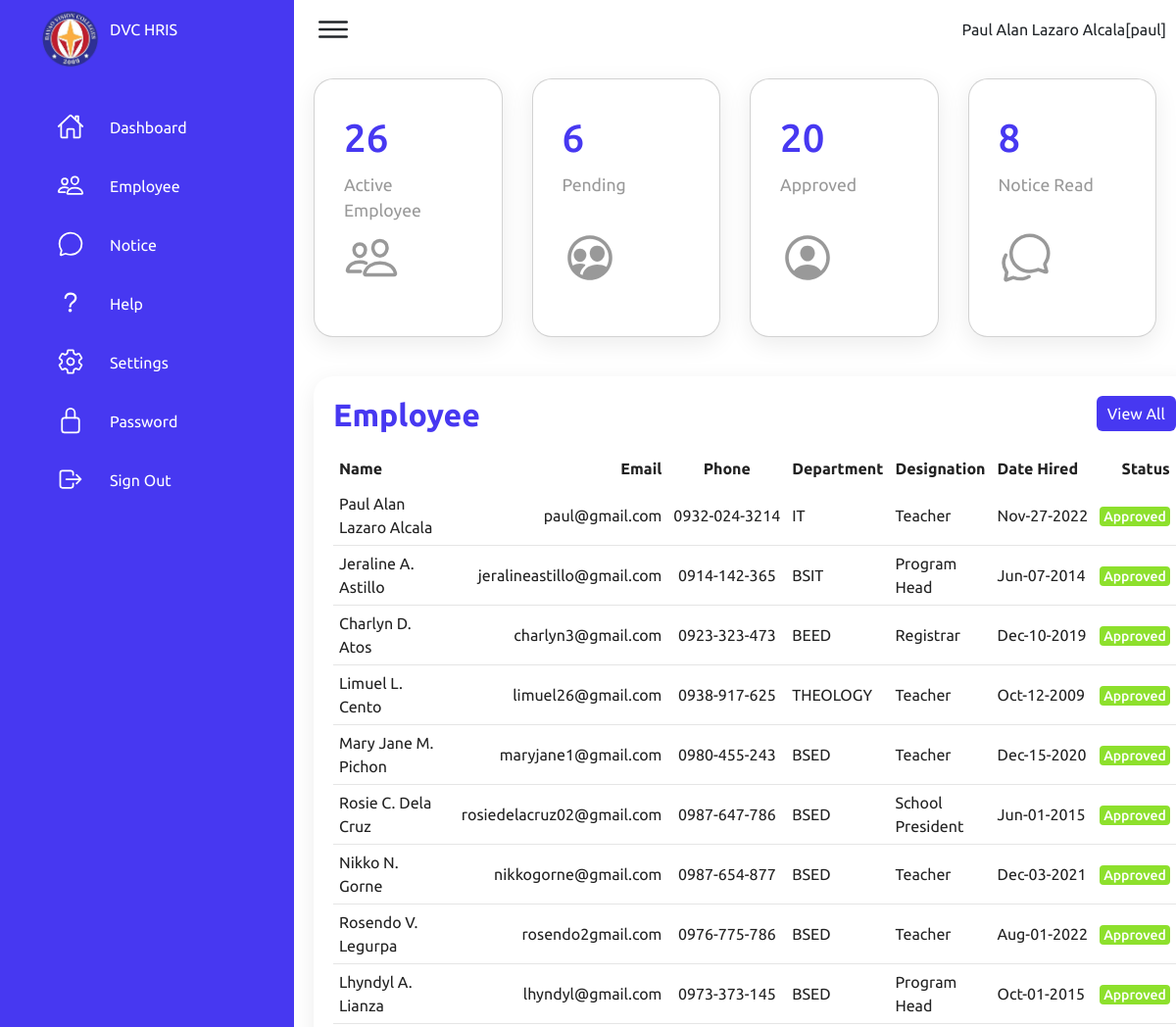
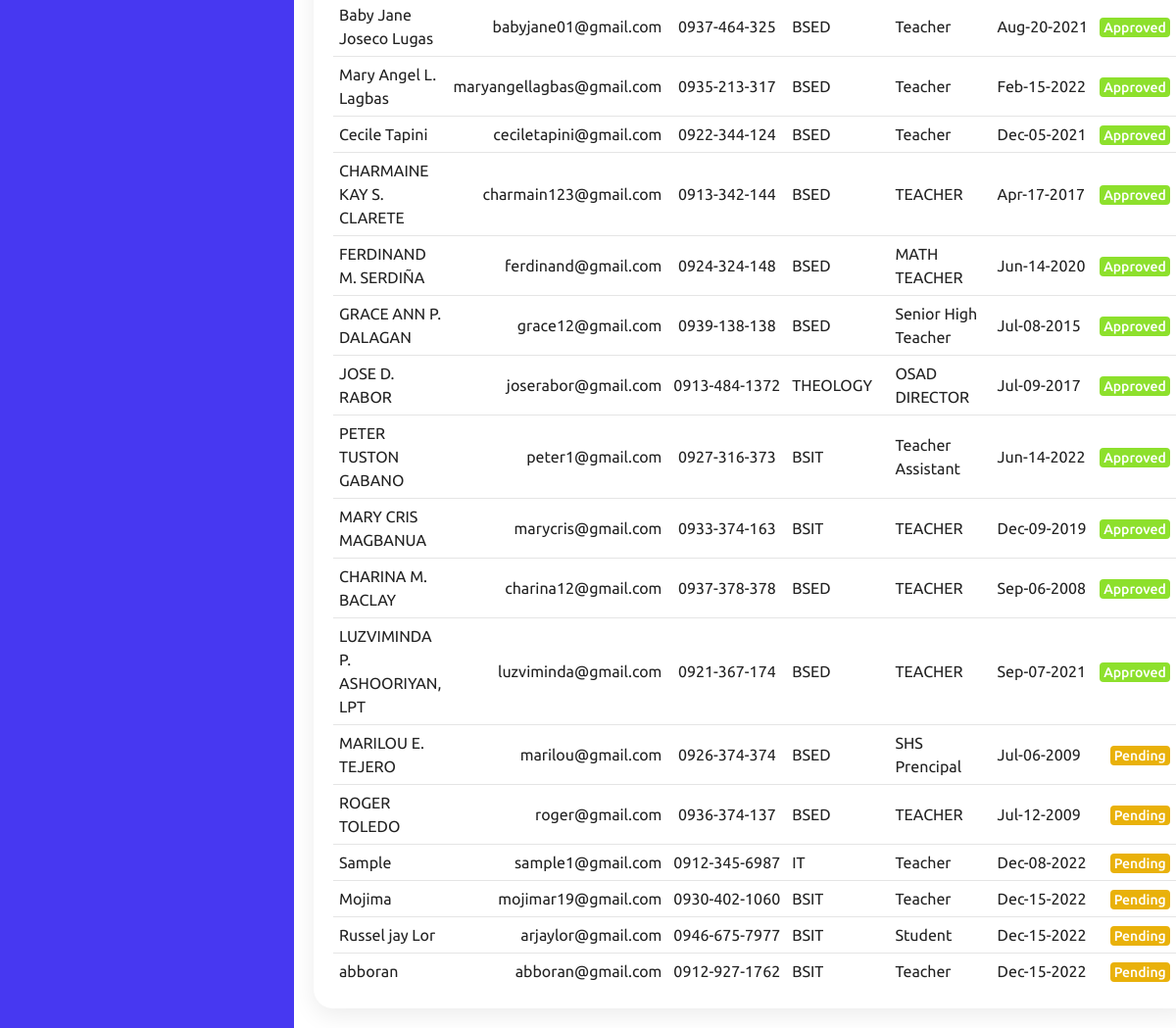
Page / (signed in) on the committed database (2 pictures, top to bottom).
### tables this page shows
CREATE TABLE `user_table` (
  `id` int(10) NOT NULL,
  `user_type` int(10) NOT NULL,
  `fullname` text NOT NULL,
  `email` varchar(40) NOT NULL,
  `user_name` varchar(20) NOT NULL,
  `password` varchar(20) NOT NULL,
  `birthday` date NOT NULL,
  `date_employed` date NOT NULL,
  `educ_attainment` text NOT NULL,
  `employment_record` text NOT NULL,
  `gender` varchar(10) NOT NULL,
  `status` int(10) NOT NULL,
  `archive` int(10) NOT NULL,
  `phone_number` varchar(13) NOT NULL,
  `department` varchar(20) NOT NULL,
  `designation` varchar(20) NOT NULL
);

### countemployee.php (called while the page is built)
<?php
                        include "connect.php";
                        $sql = "SELECT * FROM  user_table WHERE user_type = 1 AND archive = 0 ";
                        if ($result = mysqli_query($conn, $sql)) {
                            $rowcount = mysqli_num_rows($result);
                         }
                         $sql1 = "SELECT * FROM  user_table WHERE user_type = 1 AND archive = 0 AND status= 0";
                         if ($result1 = mysqli_query($conn, $sql1)) {
                             $rowcount1 = mysqli_num_rows($result1);
                          }
                          $sql2 = "SELECT * FROM  user_table WHERE user_type = 1 AND archive = 0 AND status= 1";
                          if ($result2= mysqli_query($conn, $sql2)) {
                              $rowcount2 = mysqli_num_rows($result2);
                           }
                           $sql3 = "SELECT * FROM  notice_table WHERE archive = 0";
                           if ($result3= mysqli_query($conn, $sql3)) {
                               $rowcount3 = mysqli_num_rows($result3);
                            }
                        ?>

### index.php (the view, shortened to what this page needs)
<!DOCTYPE html>
<html lang="en">
<head>
    <link rel="stylesheet" href="assets/css/style.css">
    <link href="https://cdn.jsdelivr.net/npm/bootstrap@5.2.3/dist/css/bootstrap.min.css" rel="stylesheet">
</head>
<body>
<?php include 'navigation.php';?>
        <div class="main">
        <?php
        include 'topbar.php';
        ?>
            <div class="cardBox">
                <div class="card">
                    <div>
                        <?php
                        include "countemployee.php";
                        ?>
                        <div class="numbers"><?php echo  $rowcount; ?></div>
                        <div class="cardName">Active Employee</div>
                    </div>
                    <div class="iconBx">
                        <ion-icon name="people-outline"></ion-icon>
                    </div>
                </div>
                <div class="card">
                    <div>
                        <div class="numbers"><?php echo  $rowcount1; ?></div>
                        <div class="cardName">Pending</div>
                    </div>
                    <div class="iconBx">
                        <ion-icon name="people-circle-outline"></ion-icon>
                    </div>
                </div>
                <div class="card">
                    <div>
                        <div class="numbers"><?php echo  $rowcount2; ?></div>
                        <div class="cardName">Approved</div>
                    </div>
                    <div class="iconBx">
                        <ion-icon name="person-circle-outline"></ion-icon>
                    </div>
                </div>
                <div class="card">
                    <div>
                        <div class="numbers"><?php echo  $rowcount3; ?></div>
                        <div class="cardName">Notice Read</div>
                    </div>
                    <div class="iconBx">
                        <ion-icon name="chatbubbles-outline"></ion-icon>
                    </div>
                </div>
            </div>
            <div class="details">
                <div class="recentOrders">
                    <div class="cardHeader">
                        <h2>Employee</h2>
                        <a href="#" class="btn">View All</a>
                    </div>
                    <table>
                        <thead>
                            <tr>
                            <td>Name</td>
                                <td>Email</td>
                                <td>Phone</td>
                                <td>Department</td>
                                <td>Designation</td>
                                <td>Date Hired</td>
                                <td>Status</td>
                            </tr>
                        </thead>
                        <tbody>
                        <?php
include "connect.php";
$sql = "SELECT * FROM  user_table WHERE user_type = 1 AND archive = 0 ";
$result = $conn->query($sql);
if ($result->num_rows > 0) {
while ($row = $result->fetch_assoc()) {
?>
<tr>
<td data-column="id"><?php echo $row['fullname']; ?></td>
<td data-column="Client name"><?php echo $row['email']; ?></td>
<td  style="white-space:nowrap;" data-column="Contact Number"><?php echo $row['phone_number']; ?></td>
<td data-column="room id"><?php echo $row['department']; ?></td>
<td data-column="adult"><?php echo $row['designation']; ?></td>
<td style="white-space:nowrap;" data-column="children"><?php $date = strtotime($row['date_employed']);
echo date('M-d-Y',$date); ?></td>
<?php
if($row['status'] == 0){
echo   '<td><span class="status pending">Pending</span></td>';
}else{
echo '<td><span class="status delivered">Approved</span></td>';
}
?>
</tr>
<?php
}
}
?>
                        </tbody>
                    </table>
                </div>
            </div>
        </div>
</body>
</html>

### navigation.php
<div class="navigation">
    <ul>
        <li>
            <a href="#">
                <span class="icon">
            <img src="dvc.png" width="60px" alt="">
                </span>
                <span class="title">DVC HRIS</span>
            </a>
        </li>
        <li>
            <a href="index.php">
                <span class="icon">
                    <ion-icon name="home-outline"></ion-icon>
                </span>
                <span class="title">Dashboard</span>
            </a>
        </li>
        <li>
            <a href="employee.php">
                <span class="icon">
                    <ion-icon name="people-outline"></ion-icon>
                </span>
                <span class="title">Employee</span>
            </a>
        </li>
        <li>
            <a href="notice.php">
                <span class="icon">
                    <ion-icon name="chatbubble-outline"></ion-icon>
                </span>
                <span class="title">Notice</span>
            </a>
        </li>
        <li>
            <a href="#">
                <span class="icon">
                    <ion-icon name="help-outline"></ion-icon>
                </span>
                <span class="title">Help</span>
            </a>
        </li>
        <li>
            <a href="#">
                <span class="icon">
                    <ion-icon name="settings-outline"></ion-icon>
                </span>
                <span class="title">Settings</span>
            </a>
        </li>
        <li>
            <a href="#">
                <span class="icon">
                    <ion-icon name="lock-closed-outline"></ion-icon>
                </span>
                <span class="title">Password</span>
            </a>
        </li>
        <li>
            <a href="logout.php">
                <span class="icon">
                    <ion-icon name="log-out-outline"></ion-icon>
                </span>
                <span class="title">Sign Out</span>
            </a>
        </li>
    </ul>
</div>

### topbar.php (shortened to what this page needs)
<?php
 $sessionfullname=$_SESSION['fullname'];
 $sessionuser_name=$_SESSION['user_name'];
?>
<div class="topbar">
                <div class="toggle">
                    <ion-icon name="menu-outline"></ion-icon>
                </div>
                <div class="userz">
                <span class="title"><?php
                echo $sessionfullname."[".$sessionuser_name."]";
                ?></span>
                </div>
            </div>

### assets/css/style.css (style rules this page uses)
* { font-family: "Ubuntu", sans-serif; margin: 0; padding: 0; box-sizing: border-box; }
:root { --blue: #4738f1; --white: #fff; --gray: #f5f5f5; --black1: #222; --black2: #999; }
body { min-height: 100vh; overflow-x: hidden; }
.navigation { position: fixed; width: 300px; height: 100%; background: var(--blue); border-left: 10px solid var(--blue); transition: 0.5s; overflow: hidden; }
.navigation ul { position: absolute; top: 0; left: 0; width: 100%; }
.navigation ul li { position: relative; width: 100%; list-style: none; border-top-left-radius: 30px; border-bottom-left-radius: 30px; }
.navigation ul li:nth-child(1) { margin-bottom: 40px; pointer-events: none; }
.navigation ul li a { position: relative; display: block; width: 100%; display: flex; text-decoration: none; color: var(--white); }
.navigation ul li a .icon { position: relative; display: block; min-width: 60px; height: 60px; line-height: 75px; text-align: center; }
.navigation ul li a .icon ion-icon { font-size: 1.75rem; }
.navigation ul li a .title { position: relative; display: block; padding: 0 10px; height: 60px; line-height: 60px; text-align: start; white-space: nowrap; }
.main { position: absolute; width: calc(100% - 300px); left: 300px; min-height: 100vh; background: var(--white); transition: 0.5s; }
.topbar { width: 100%; height: 60px; display: flex; justify-content: space-between; align-items: center; padding: 0 10px; }
.toggle { position: relative; width: 60px; height: 60px; display: flex; justify-content: center; align-items: center; font-size: 2.5rem; cursor: pointer; }
.cardBox { position: relative; width: 100%; padding: 20px; display: grid; grid-template-columns: repeat(4, 1fr); grid-gap: 30px; }
.cardBox .card { position: relative; background: var(--white); padding: 30px; border-radius: 20px; display: flex; justify-content: space-between; cursor: pointer; box-shadow: 0 7px 25px rgba(0, 0, 0, 0.08); }
.cardBox .card .numbers { position: relative; font-weight: 500; font-size: 2.5rem; color: var(--blue); }
.cardBox .card .cardName { color: var(--black2); font-size: 1.1rem; margin-top: 5px; }
.cardBox .card .iconBx { font-size: 3.5rem; color: var(--black2); }
.details { position: relative; width: 100%; padding: 20px; display: grid; grid-gap: 30px; }
.details .recentOrders { position: relative; min-height: 200px; background: var(--white); padding: 20px; box-shadow: 0 7px 25px rgba(0, 0, 0, 0.08); border-radius: 20px; }
.details .cardHeader { display: flex; justify-content: space-between; align-items: flex-start; }
.cardHeader h2 { font-weight: 600; color: var(--blue); }
.cardHeader .btn { position: relative; padding: 5px 10px; background: var(--blue); text-decoration: none; color: var(--white); border-radius: 6px; }
.details table { min-width: 100%; margin-top: 10px; }
.details table thead td { font-weight: 600; }
.details .recentOrders table tr { color: var(--black1); border-bottom: 1px solid rgba(0, 0, 0, 0.1); }
.details .recentOrders table tr:last-child { border-bottom: none; }
.details .recentOrders table tr td { padding: 6px; }
.details .recentOrders table tr td:last-child { text-align: end; }
.details .recentOrders table tr td:nth-child(2) { text-align: end; }
.details .recentOrders table tr td:nth-child(3) { text-align: center; }
.status.delivered { padding: 2px 4px; background: #8de02c; color: var(--white); border-radius: 4px; font-size: 14px; font-weight: 500; }
.status.pending { padding: 2px 4px; background: #e9b10a; color: var(--white); border-radius: 4px; font-size: 14px; font-weight: 500; }

### rows in the picture
user_table: fullname "Paul Alan Lazaro Alcala", email "paul@gmail.com", phone_number "0932-024-3214", department "IT", designation "Teacher", date_employed "Nov-27-2022", status "Approved"
user_table: fullname "Jeraline A. Astillo", email "jeralineastillo@gmail.com", phone_number "0914-142-365", department "BSIT", designation "Program Head", date_employed "Jun-07-2014", status "Approved"
user_table: fullname "Charlyn D. Atos", email "charlyn3@gmail.com", phone_number "0923-323-473", department "BEED", designation "Registrar", date_employed "Dec-10-2019", status "Approved"
user_table: fullname "Limuel L. Cento", email "limuel26@gmail.com", phone_number "0938-917-625", department "THEOLOGY", designation "Teacher", date_employed "Oct-12-2009", status "Approved"
user_table: fullname "Mary Jane M. Pichon", email "maryjane1@gmail.com", phone_number "0980-455-243", department "BSED", designation "Teacher", date_employed "Dec-15-2020", status "Approved"
user_table: fullname "Rosie C. Dela Cruz", email "rosiedelacruz02@gmail.com", phone_number "0987-647-786", department "BSED", designation "School President", date_employed "Jun-01-2015", status "Approved"
user_table: fullname "Nikko N. Gorne", email "nikkogorne@gmail.com", phone_number "0987-654-877", department "BSED", designation "Teacher", date_employed "Dec-03-2021", status "Approved"
user_table: fullname "Rosendo V. Legurpa", email "rosendo2gmail.com", phone_number "0976-775-786", department "BSED", designation "Teacher", date_employed "Aug-01-2022", status "Approved"
user_table: fullname "Lhyndyl A. Lianza", email "lhyndyl@gmail.com", phone_number "0973-373-145", department "BSED", designation "Program Head", date_employed "Oct-01-2015", status "Approved"
user_table: fullname "Baby Jane Joseco Lugas", email "babyjane01@gmail.com", phone_number "0937-464-325", department "BSED", designation "Teacher", date_employed "Aug-20-2021", status "Approved"
user_table: fullname "Mary Angel L. Lagbas", email "maryangellagbas@gmail.com", phone_number "0935-213-317", department "BSED", designation "Teacher", date_employed "Feb-15-2022", status "Approved"
user_table: fullname "Cecile Tapini", email "ceciletapini@gmail.com", phone_number "0922-344-124", department "BSED", designation "Teacher", date_employed "Dec-05-2021", status "Approved"
user_table: fullname "CHARMAINE KAY S. CLARETE", email "charmain123@gmail.com", phone_number "0913-342-144", department "BSED", designation "TEACHER", date_employed "Apr-17-2017", status "Approved"
user_table: fullname "FERDINAND M. SERDIÑA", email "ferdinand@gmail.com", phone_number "0924-324-148", department "BSED", designation "MATH TEACHER", date_employed "Jun-14-2020", status "Approved"
user_table: fullname "GRACE ANN P. DALAGAN", email "grace12@gmail.com", phone_number "0939-138-138", department "BSED", designation "Senior High Teacher", date_employed "Jul-08-2015", status "Approved"
user_table: fullname "JOSE D. RABOR", email "joserabor@gmail.com", phone_number "0913-484-1372", department "THEOLOGY", designation "OSAD DIRECTOR", date_employed "Jul-09-2017", status "Approved"
user_table: fullname "PETER TUSTON GABANO", email "peter1@gmail.com", phone_number "0927-316-373", department "BSIT", designation "Teacher Assistant", date_employed "Jun-14-2022", status "Approved"
user_table: fullname "MARY CRIS MAGBANUA", email "marycris@gmail.com", phone_number "0933-374-163", department "BSIT", designation "TEACHER", date_employed "Dec-09-2019", status "Approved"
user_table: fullname "CHARINA M. BACLAY", email "charina12@gmail.com", phone_number "0937-378-378", department "BSED", designation "TEACHER", date_employed "Sep-06-2008", status "Approved"
user_table: fullname "LUZVIMINDA P. ASHOORIYAN, LPT", email "luzviminda@gmail.com", phone_number "0921-367-174", department "BSED", designation "TEACHER", date_employed "Sep-07-2021", status "Approved"
user_table: fullname "MARILOU E. TEJERO", email "marilou@gmail.com", phone_number "0926-374-374", department "BSED", designation "SHS Prencipal", date_employed "Jul-06-2009", status "Pending"
user_table: fullname "ROGER TOLEDO", email "roger@gmail.com", phone_number "0936-374-137", department "BSED", designation "TEACHER", date_employed "Jul-12-2009", status "Pending"
user_table: fullname "Sample", email "sample1@gmail.com", phone_number "0912-345-6987", department "IT", designation "Teacher", date_employed "Dec-08-2022", status "Pending"
user_table: fullname "Mojima", email "mojimar19@gmail.com", phone_number "0930-402-1060", department "BSIT", designation "Teacher", date_employed "Dec-15-2022", status "Pending"
user_table: fullname "Russel jay Lor", email "arjaylor@gmail.com", phone_number "0946-675-7977", department "BSIT", designation "Student", date_employed "Dec-15-2022", status "Pending"
user_table: fullname "abboran", email "abboran@gmail.com", phone_number "0912-927-1762", department "BSIT", designation "Teacher", date_employed "Dec-15-2022", status "Pending"

### other values in the picture
$sessionfullname "Paul Alan Lazaro Alcala"
$sessionuser_name "paul"
$rowcount "26"
$rowcount1 "6"
$rowcount2 "20"
$rowcount3 "8"
